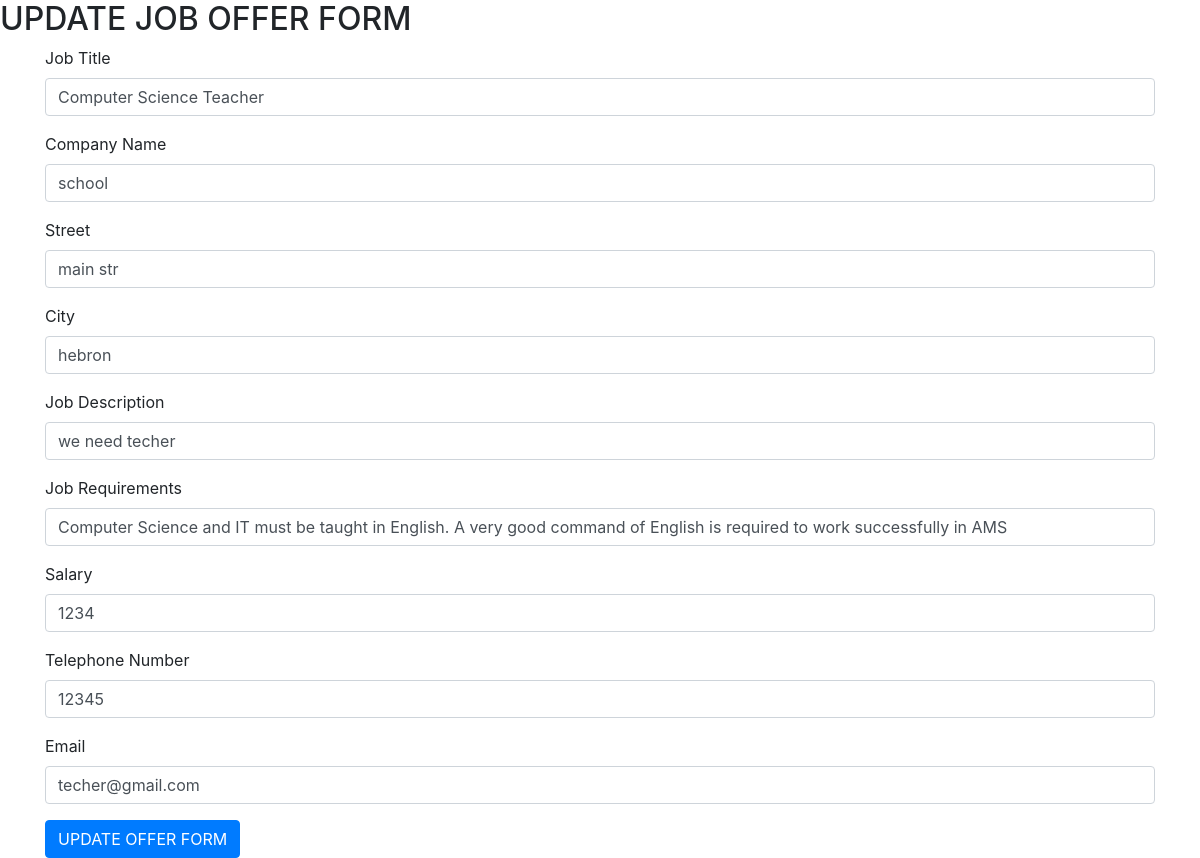
The page /pages/controlPanel/updateJobForm.php?id=120 on the database its author committed.
### tables this page shows
CREATE TABLE `jobsoffering` (
  `id` int(8) NOT NULL,
  `job_title` varchar(40) NOT NULL,
  `image` longtext NOT NULL DEFAULT '"../assets/img/user.png"',
  `sponsored` int(1) NOT NULL DEFAULT 0,
  `company_name` varchar(40) NOT NULL,
  `category` varchar(30) DEFAULT NULL,
  `street` varchar(20) NOT NULL,
  `city` varchar(20) NOT NULL,
  `job_description` text NOT NULL,
  `job_requirements` text NOT NULL,
  `salary` varchar(10) NOT NULL,
  `teleNo` int(10) NOT NULL,
  `email` varchar(40) NOT NULL,
  `user_id` int(8) NOT NULL,
  `job_type` varchar(100) DEFAULT NULL,
  `mostview` int(255) NOT NULL,
  `approve` int(1) NOT NULL
);

### pages/models/jobsDB.php (called while the page is built, shortened)
<?php
    class jobsDB {
        private static $connection;
        public function connect() {
            if (!isset(self::$connection)) {
                self::$connection = new mysqli("127.0.0.1", "job_user", "job_user123", "jobs-project");
            }
            return self::$connection;
        }
        public function getJobById($jobId) {
            $query = "SELECT * FROM jobsoffering where id = $jobId";
            $conn = $this->connect();
            $result = $conn -> query($query);
            $row = $result -> fetch_assoc();
            return $row;
        }
    }
?>

### pages/controlPanel/updateJobForm.php (the view, shortened to what this page needs)
<!DOCTYPE html>
<html>
<head >
	<link rel="stylesheet" href="https://stackpath.bootstrapcdn.com/bootstrap/4.3.1/css/bootstrap.min.css">
</head>
<body>
    <h2> UPDATE JOB OFFER FORM</h2>
	<?php
        require '../models/jobsDB.php';
        $db = new JobsDB();
        $offer = $db -> getJobById($_GET['id']);
	?>
	<form action="../controller/updateOffer.php" class="container" method="post">
		<div class="form-group">
            <label>Job Title</label>
            <input type="text" class="form-control" name="job_title" value="<?php echo $offer['job_title'] ?>">
        </div>
	    <div class="form-group">
            <label>Company Name</label>
            <input type="text" name="company_name"  class="form-control" value="<?php echo $offer['company_name'] ?>">
        </div>
		<div class="form-group">
            <label>Street</label>
            <input type="text" name="street" class="form-control"  value="<?php echo $offer['street'] ?>">
        </div>
        <div class="form-group">
            <label>City</label>
            <input type="text" name="city" class="form-control" value="<?php echo $offer['city'] ?>">
        </div>
	    <div class="form-group">
            <label>Job Description</label>
            <input type="text"  class="form-control" name="job_des" value="<?php echo $offer['job_description'] ?>">
        </div>
		<div class="form-group">
            <label>Job Requirements</label>
            <input type="text" class="form-control"  name="job_req" value="<?php echo $offer['job_requirements'] ?>">
        </div>
		<div class="form-group">
            <label>Salary</label>
            <input type="text"  class="form-control" name="salary" value="<?php echo $offer['salary'] ?>">
        </div>
		<div class="form-group">
            <label>Telephone Number</label>
            <input type="text" class="form-control" name="teleNo" value="<?php echo $offer['teleNo'] ?>">
        </div>
		<div class="form-group">
            <label>Email</label>
	        <input type="email" class="form-control" name="email" value="<?php echo $offer['email'] ?>">
        </div>
		<button type="submit" class="btn btn-primary">UPDATE OFFER FORM</button>
	</form>
</body>
</html>

### rows shown on the page
jobsoffering: job_title "Computer Science Teacher", company_name "school", street "main str", city "hebron", job_des "we need techer", job_req "Computer Science and IT must be taught in English. A very good command of English is required to work successfully in AMS", salary "1234", teleNo "12345", email "techer@gmail.com"
